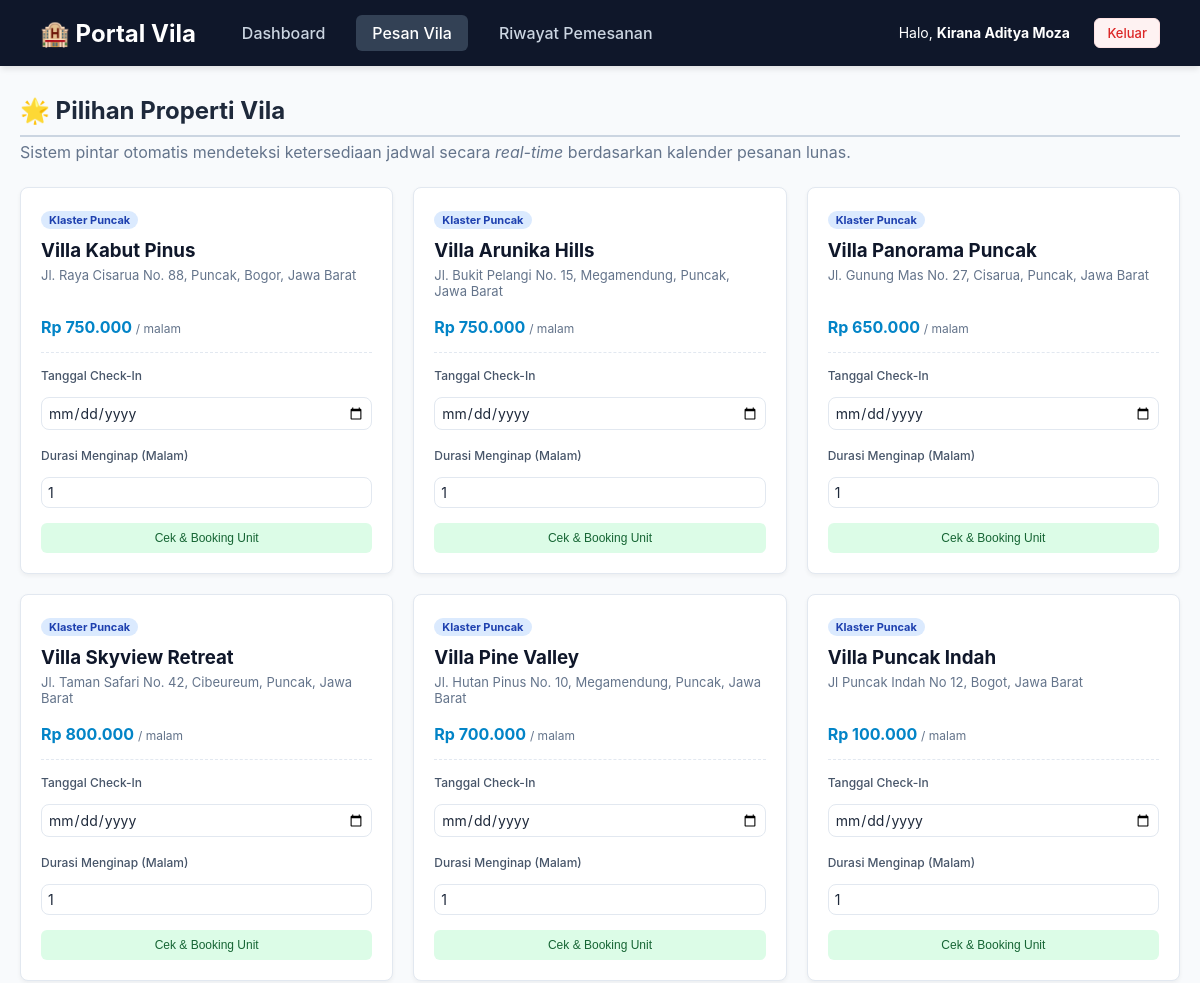
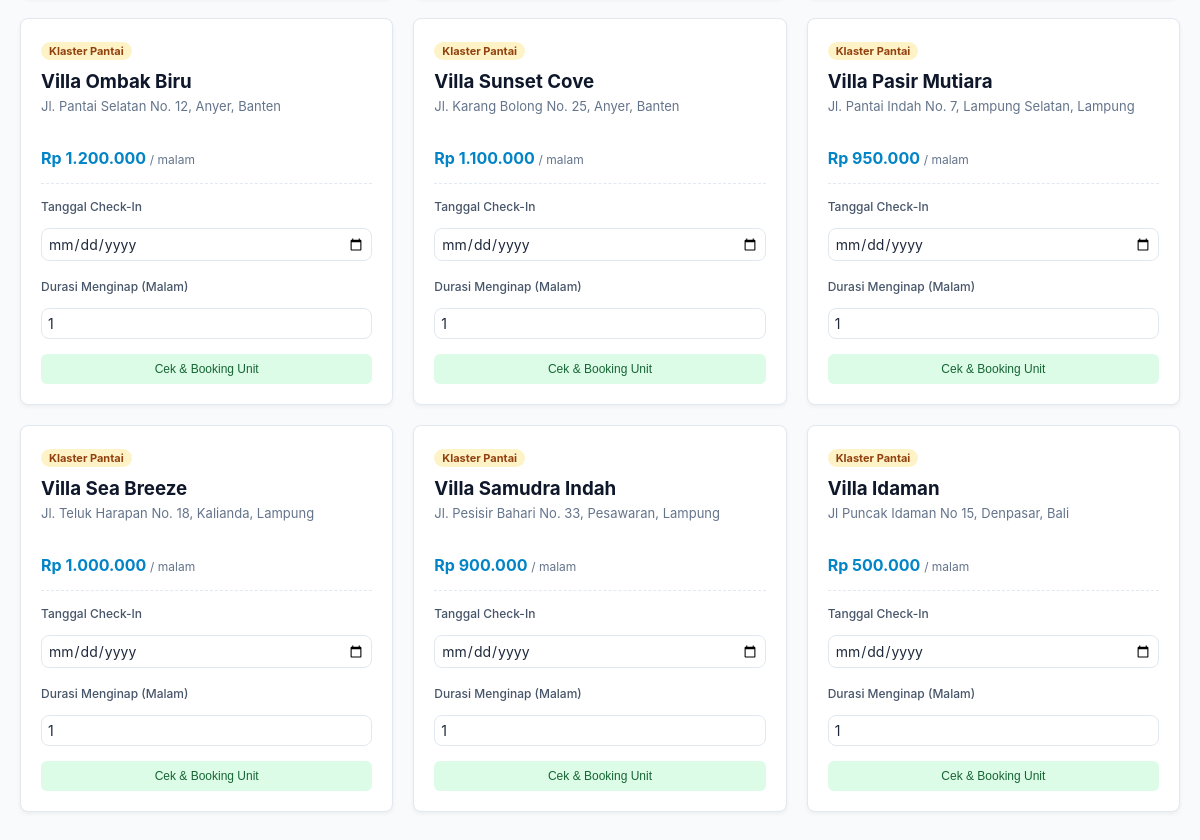
Page /customer_villa.php (signed in) on the committed database (2 pictures, top to bottom).
### tables this page shows
CREATE TABLE `vila` (
  `id_vila` varchar(5) NOT NULL,
  `nama_vila` varchar(100) NOT NULL,
  `alamat` text NOT NULL,
  `klaster` enum('Puncak','Pantai') NOT NULL,
  `harga_per_malam` decimal(10,2) NOT NULL,
  `status` enum('Tersedia','Disewa') DEFAULT 'Tersedia'
);

### customer_villa.php (the view, shortened to what this page needs)
<?php
require_once 'config.php';
$villas = $pdo->query("SELECT * FROM vila ORDER BY klaster ASC, id_vila ASC")->fetchAll();
?>
<!DOCTYPE html>
<html lang="id">
<head>
    <link rel="stylesheet" href="style.css">
</head>
<body>
    <?php include 'customer_navbar.php'; ?>
    <div class="container">
        <h2 style="color: #1e293b; border-bottom: 2px solid #cbd5e1; padding-bottom: 10px; margin-bottom: 5px;">🌟 Pilihan Properti Vila</h2>
        <p style="color: #64748b; margin-bottom: 25px;">Sistem pintar otomatis mendeteksi ketersediaan jadwal secara <i>real-time</i> berdasarkan kalender pesanan lunas.</p>
        <div class="grid-katalog">
            <?php foreach ($villas as $v): ?>
                <div class="villa-card">
                    <span class="villa-klaster <?= strtolower($v['klaster']); ?>">Klaster <?= $v['klaster']; ?></span>
                    <h3 style="margin-bottom: 5px; color: #0f172a;"><?= htmlspecialchars($v['nama_vila']); ?></h3>
                    <p style="font-size: 13px; color: #64748b; min-height: 40px; margin-bottom: 10px;"><?= htmlspecialchars($v['alamat']); ?></p>
                    <p style="font-size: 16px; font-weight: bold; color: #0284c7; margin-bottom: 15px;">
                        Rp <?= number_format($v['harga_per_malam'], 0, ',', '.'); ?> <span style="font-size: 12px; font-weight: normal; color: #64748b;">/ malam</span>
                    </p>
                    <form action="" method="POST" style="border-top: 1px dashed #e2e8f0; padding-top: 15px;">
                        <div class="form-group">
                            <label style="font-size: 12px; color: #475569;">Tanggal Check-In</label>
                            <input type="date" name="tgl_checkin" min="<?= date('Y-m-d'); ?>" class="form-control" style="padding: 6px;" required>
                        </div>
                        <div class="form-group" style="margin-bottom: 15px;">
                            <label style="font-size: 12px; color: #475569;">Durasi Menginap (Malam)</label>
                            <input type="number" name="durasi_malam" min="1" max="30" class="form-control" style="padding: 6px;" value="1" required>
                        </div>
                        <button type="submit" name="btn_booking" class="btn btn-success" style="width: 100%; padding: 8px;">Cek & Booking Unit</button>
                    </form>
                </div>
            <?php endforeach; ?>
        </div>
    </div>
</body>
</html>

### style.css (style rules this page uses)
:root { --primary: #2563eb; --sidebar-bg: #0f172a; --bg-body: #f8fafc; --border: #e2e8f0; }
* { margin: 0; padding: 0; box-sizing: border-box; }
body { background-color: var(--bg-body); color: #1e293b; font-family: 'Inter', system-ui, sans-serif; display: flex; min-height: 100vh; }
.btn { padding: 6px 12px; border-radius: 6px; cursor: pointer; font-size: 12px; border: none; font-weight: 500; display: inline-block; text-decoration: none; }
.btn-success { background: #dcfce7; color: #166534; }
.form-group { margin-bottom: 20px; display: flex; flex-direction: column; gap: 8px; }
.form-group label { font-size: 14px; font-weight: 500; color: #334155; }
.form-control { width: 100%; padding: 10px 14px; font-size: 14px; font-family: inherit; border: 1px solid var(--border); border-radius: 8px; color: #1e293b; background-color: #fff; outline: none; transition: border-color 0.2s ease, box-shadow 0.2s ease; }
.form-control { width: 100%; padding: 10px 14px; font-size: 14px; font-family: inherit; border: 1px solid var(--border); border-radius: 8px; color: #1e293b; background-color: #fff; outline: none; transition: border-color 0.2s, box-shadow 0.2s; }
.form-group { margin-bottom: 18px; }
.form-group label { display: block; margin-bottom: 6px; color: #334155; font-size: 13px; font-weight: 500; }

### customer_villa.php (style rules this page uses)
.grid-katalog { display: grid; grid-template-columns: repeat(auto-fill, minmax(300px, 1fr)); gap: 20px; }
.villa-card { background: white; border-radius: 8px; box-shadow: 0 2px 4px rgba(0,0,0,0.05); padding: 20px; border: 1px solid #e2e8f0; }
.villa-klaster { display: inline-block; padding: 2px 8px; border-radius: 20px; font-size: 11px; font-weight: bold; margin-bottom: 10px; }
.puncak { background-color: #dbeafe; color: #1e40af; }
.pantai { background-color: #fef3c7; color: #92400e; }

### customer_navbar.php (style rules this page uses)
body { display: block; background-color: #f8fafc; }
.container { max-width: 1200px; margin: 30px auto; padding: 0 20px; }

### rows in the picture
vila: klaster "Puncak", nama_vila "Villa Kabut Pinus", alamat "Jl. Raya Cisarua No. 88, Puncak, Bogor, Jawa Barat", harga_per_malam "750.000"
vila: klaster "Puncak", nama_vila "Villa Arunika Hills", alamat "Jl. Bukit Pelangi No. 15, Megamendung, Puncak, Jawa Barat", harga_per_malam "750.000"
vila: klaster "Puncak", nama_vila "Villa Panorama Puncak", alamat "Jl. Gunung Mas No. 27, Cisarua, Puncak, Jawa Barat", harga_per_malam "650.000"
vila: klaster "Puncak", nama_vila "Villa Skyview Retreat", alamat "Jl. Taman Safari No. 42, Cibeureum, Puncak, Jawa Barat", harga_per_malam "800.000"
vila: klaster "Puncak", nama_vila "Villa Pine Valley", alamat "Jl. Hutan Pinus No. 10, Megamendung, Puncak, Jawa Barat", harga_per_malam "700.000"
vila: klaster "Puncak", nama_vila "Villa Puncak Indah", alamat "Jl Puncak Indah No 12, Bogot, Jawa Barat", harga_per_malam "100.000"
vila: klaster "Pantai", nama_vila "Villa Ombak Biru", alamat "Jl. Pantai Selatan No. 12, Anyer, Banten", harga_per_malam "1.200.000"
vila: klaster "Pantai", nama_vila "Villa Sunset Cove", alamat "Jl. Karang Bolong No. 25, Anyer, Banten", harga_per_malam "1.100.000"
vila: klaster "Pantai", nama_vila "Villa Pasir Mutiara", alamat "Jl. Pantai Indah No. 7, Lampung Selatan, Lampung", harga_per_malam "950.000"
vila: klaster "Pantai", nama_vila "Villa Sea Breeze", alamat "Jl. Teluk Harapan No. 18, Kalianda, Lampung", harga_per_malam "1.000.000"
vila: klaster "Pantai", nama_vila "Villa Samudra Indah", alamat "Jl. Pesisir Bahari No. 33, Pesawaran, Lampung", harga_per_malam "900.000"
vila: klaster "Pantai", nama_vila "Villa Idaman", alamat "Jl Puncak Idaman No 15, Denpasar, Bali", harga_per_malam "500.000"

### other values in the picture
$_SESSION['nama_user'] "Kirana Aditya Moza"
